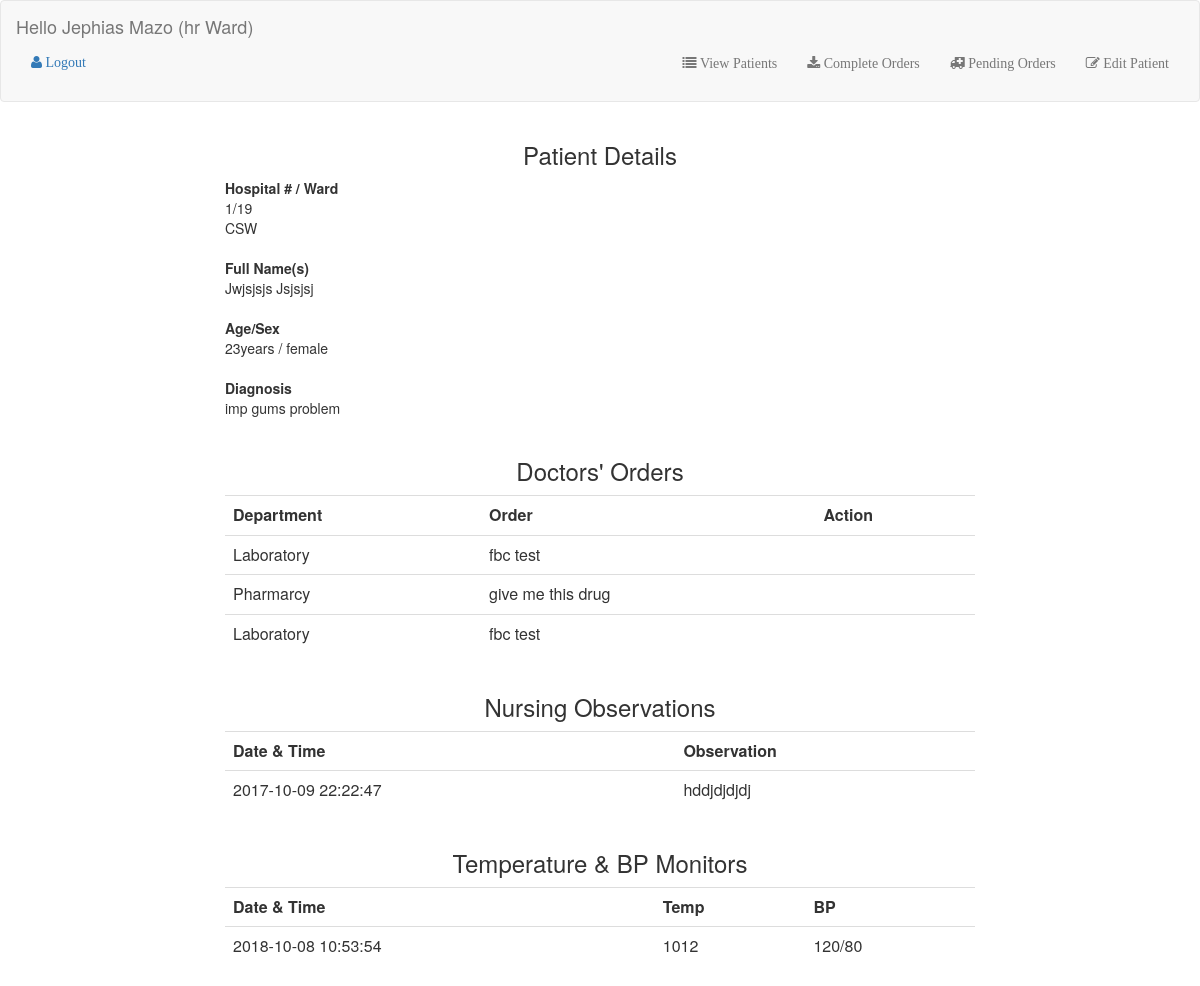
/ward/view_patient.php?id=1 (signed in), run on the app's committed database.
### tables this page shows
CREATE TABLE `staff` (
  `entry_id` int(11) NOT NULL,
  `staff_id` varchar(50) NOT NULL,
  `fname` varchar(50) NOT NULL,
  `surname` varchar(50) NOT NULL,
  `role` varchar(50) NOT NULL,
  `dept` varchar(50) NOT NULL,
  `date_joined` datetime NOT NULL DEFAULT CURRENT_TIMESTAMP,
  `contact` text NOT NULL,
  `username` varchar(50) NOT NULL,
  `password` varchar(50) NOT NULL
);

CREATE TABLE `opd_patients` (
  `opd_id` int(11) NOT NULL,
  `fname` varchar(50) NOT NULL,
  `surname` varchar(50) NOT NULL,
  `age` varchar(50) NOT NULL,
  `sex` varchar(7) NOT NULL,
  `pmethod` varchar(50) NOT NULL,
  `rec_receipt` varchar(50) NOT NULL,
  `zuva` datetime NOT NULL DEFAULT CURRENT_TIMESTAMP,
  `temp` varchar(10) NOT NULL,
  `bp` varchar(10) NOT NULL,
  `hiv` varchar(20) NOT NULL,
  `weight` double NOT NULL,
  `imp` varchar(20) NOT NULL,
  `action` varchar(20) NOT NULL,
  `outcome` varchar(20) NOT NULL,
  `outcome_date` date NOT NULL,
  `outcome_notes` text NOT NULL,
  `bill` decimal(10,0) NOT NULL
);

CREATE TABLE `orders` (
  `entry_id` int(11) NOT NULL,
  `hn` varchar(20) NOT NULL,
  `department` varchar(20) NOT NULL,
  `orderr` varchar(30) NOT NULL,
  `made_by` varchar(20) NOT NULL,
  `proceduree` varchar(50) NOT NULL,
  `closed_by` varchar(20) NOT NULL
);

CREATE TABLE `observations` (
  `entry_id` int(11) NOT NULL,
  `zuva` datetime NOT NULL DEFAULT CURRENT_TIMESTAMP,
  `hn` varchar(30) NOT NULL,
  `obs` text NOT NULL,
  `made_by` varchar(20) NOT NULL
);

CREATE TABLE `temp_observations` (
  `id` int(11) NOT NULL,
  `hn` int(11) NOT NULL,
  `temp` double NOT NULL,
  `bp` varchar(10) NOT NULL,
  `made_by` varchar(15) NOT NULL,
  `date_time` timestamp NOT NULL DEFAULT CURRENT_TIMESTAMP ON UPDATE CURRENT_TIMESTAMP
);

### ward/view_patient.php (the view)
<?php include('_header.php');
$hn = $_GET['id']; ?>
<div class="container">
	<div class="row">
		<div class="col-md-2">
		</div>
		<div class="col-md-8">
			<div class="patient_details">
				<h3 align="center">Patient Details</h3>
				<?php $rs2 = mysqli_query($con, "select * from opd_patients where opd_id = '$hn'  ")or die(mysqli_error($con));
						while($row = mysqli_fetch_array($rs2)){
						   $hn = $row['opd_id'];
						   $surname=$row['surname'];
						   $fname=$row['fname'];
						   $age = $row['age'];
						   $sex = $row['sex'];
						   $imp = $row['imp'];
						   $ward = $row['action'];
						   } ?>
						   <b>Hospital # / Ward</b>
							<br>
							<?php echo $hn.date('/y').'<br>'.strtoupper($ward); ?>
							<br><br>
							<b>Full Name(s)</b>
							<br>
							<?php echo ucfirst($surname).' '.ucfirst($fname); ?>
							<br><br>
							<b>Age/Sex</b>
							<br>
							<?php echo $age.'years / '.$sex; ?>
							<br><br>
							<b>Diagnosis</b>
							<br>
							<?php echo $imp; ?>
							<br><br>
			</div>
			<div class="doctor_orders">
				<h3 align="center">Doctors' Orders</h3>
				<div class="table-responsive">
					<table class="table">
						<tr>
							<th>Department</th>
							<th>Order</th>
              <th>Action</th>
						</tr>
				<?php $rs2 = mysqli_query($con, "select * from orders where hn = '$hn' ")or die(mysqli_error($con));
						while($row = mysqli_fetch_array($rs2)){
						   $department = $row['department'];
						   $order=$row['orderr'];
               $action=$row['proceduree']; ?>
						   <tr>
						   	<td><?php echo $department; ?></td>
						   	<td><?php echo $order; ?></td>
                <td><?php echo $action; ?></td>
						   </tr>
						  <?php } ?>
						</table>
					</div>
			</div>
			<div class="nursing_obs">
				<h3 align="center">Nursing Observations</h3>
				<div class="table-responsive">
					<table class="table">
						<tr>
							<th>Date &amp; Time</th>
							<th>Observation</th>
						</tr>
				<?php $rs2 = mysqli_query($con, "select * from observations where hn = '$hn' ")or die(mysqli_error($con));
						while($row = mysqli_fetch_array($rs2)){
						   $zuva = $row['zuva'];
						   $obs=$row['obs']; ?>
						   <tr>
						   	<td><?php echo $zuva; ?></td>
						   	<td><?php echo $obs; ?></td>
						   </tr>
						  <?php } ?>
						</table>
					</div>
			</div>
      <div class="nursing_obs">
        <h3 align="center">Temperature &amp; BP Monitors</h3>
        <div class="table-responsive">
          <table class="table">
            <tr>
              <th>Date &amp; Time</th>
              <th>Temp</th>
              <th>BP</th>
            </tr>
        <?php $rs2 = mysqli_query($con, "select * from temp_observations where hn = '$hn' ORDER BY id DESC ")or die(mysqli_error($con));
            while($row = mysqli_fetch_array($rs2)){
               $zuva = $row['date_time'];
               $temp=$row['temp'];
               $bp=$row['bp']; ?>
               <tr>
                <td><?php echo $zuva; ?></td>
                <td><?php echo $temp; ?></td>
                <td><?php echo $bp; ?></td>
               </tr>
              <?php } ?>
            </table>
          </div>
      </div>
		</div>
		<div class="col-md-2">
		</div>

### ward/_header.php (shortened to what this page needs)
<?php
include '../opendb.php';
$username=$_SESSION['username'];
   ?> <script>
      </script><?php
$rs = mysqli_query($con, "select * from staff where staff_id = '$username'")or die(mysqli_error($con));
while($row = mysqli_fetch_array($rs))
{
   $fname1 = $row['fname'];
   $surname1 = $row['surname'];
   $ward = $row['dept'];
}
?>
<html>
    <head>
        <link rel="stylesheet" href="../css/bootstrap.min.css">
        <link rel="stylesheet" href="../css/font-awesome.min.css">
        <link rel="stylesheet" href="../css/style.css">
</head>
 <nav class="navbar navbar-default">
  <div class="container-fluid">
    <div class="navbar-header">
      <a class="navbar-brand" href="index.php">
        <span class="">Hello <?php echo $fname1.' '.$surname1; ?> (<?php echo $ward.' Ward'; ?>)</span>
        <br><br>
        <li style="list-style-type:none;"><a href="../logout.php"><i class="fa fa-user">&nbsp;Logout</i></a></li>
      </a>
    </div>
    <div class="collapse navbar-collapse" id="myNavbar">
      <ul class="nav navbar-nav navbar-right">
        <br><br>
        <li><a href="index.php"><i class="fa fa-list">&nbsp;View Patients</i></a></li>
        <li><a href="all-orders.php"><i class="fa fa-download">&nbsp;Complete Orders</i></a></li>
        <li><a href="pending-orders.php"><i class="fa fa-ambulance">&nbsp;Pending Orders</i></a></li>
        <li><a href="edit_patient.php"><i class="fa fa-edit">&nbsp;Edit Patient</i></a></li>
    </ul>
    </div>
  </div>
</nav>

### data on the page
staff: fname "Jephias", surname "Mazo", dept "hr"
opd_patients: opd_id "1", action "CSW", surname "Jwjsjsjs", fname "Jsjsjsj", age "23", sex "female", imp "imp gums problem"
orders: department "Laboratory", orderr "fbc test"
orders: department "Pharmarcy", orderr "give me this drug"
orders: department "Laboratory", orderr "fbc test"
observations: zuva "2017-10-09 22:22:47", obs "hddjdjdjdj"
temp_observations: date_time "2018-10-08 10:53:54", temp "1012", bp "120/80"
